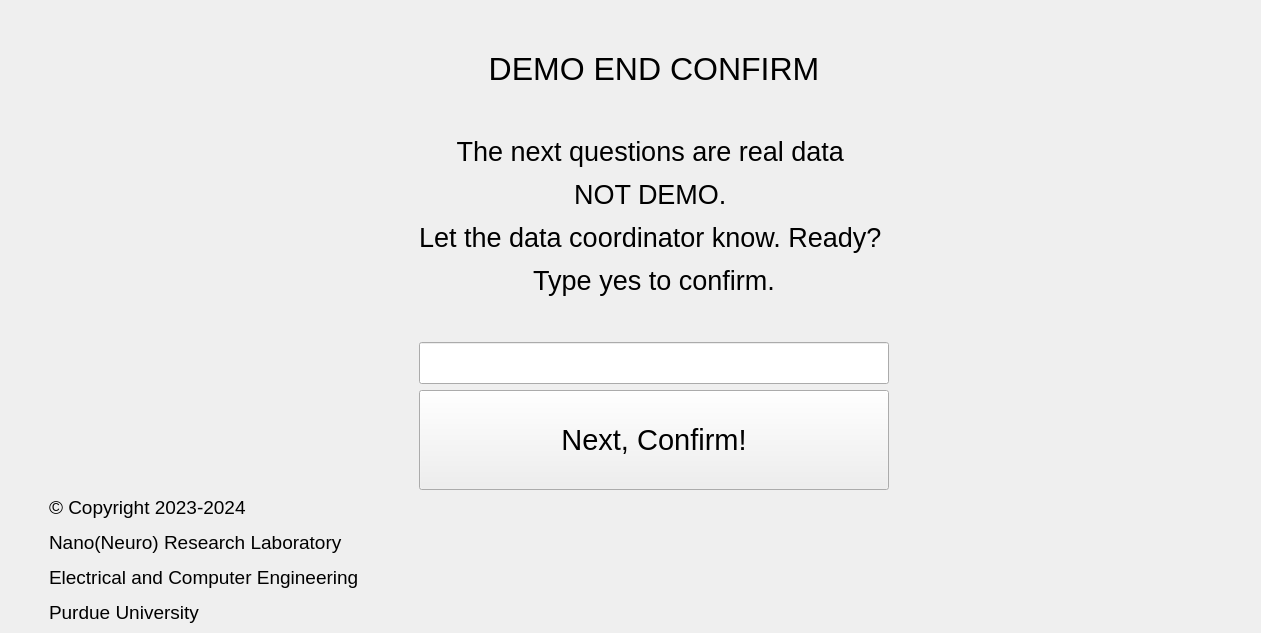
<?xml version="1.0" encoding="UTF-8"?>
<ui version="4.0">
 <class>MainWindow</class>
 <widget class="QMainWindow" name="MainWindow">
  <property name="geometry">
   <rect>
    <x>0</x>
    <y>0</y>
    <width>1261</width>
    <height>633</height>
   </rect>
  </property>
  <property name="windowTitle">
   <string>MainWindow</string>
  </property>
  <widget class="QWidget" name="centralwidget">
   <property name="autoFillBackground">
    <bool>true</bool>
   </property>
   <layout class="QGridLayout" name="gridLayout">
    <item row="6" column="0">
     <spacer name="horizontalSpacer_3">
      <property name="orientation">
       <enum>Qt::Horizontal</enum>
      </property>
      <property name="sizeType">
       <enum>QSizePolicy::Fixed</enum>
      </property>
      <property name="sizeHint" stdset="0">
       <size>
        <width>40</width>
        <height>20</height>
       </size>
      </property>
     </spacer>
    </item>
    <item row="0" column="2">
     <widget class="QLabel" name="welcomeLabel">
      <property name="font">
       <font>
        <family>Arial</family>
        <pointsize>24</pointsize>
       </font>
      </property>
      <property name="text">
       <string>&lt;html&gt;&lt;head/&gt;&lt;body&gt;&lt;p align=&quot;center&quot;&gt;DEMO END CONFIRM&lt;/p&gt;&lt;/body&gt;&lt;/html&gt;</string>
      </property>
     </widget>
    </item>
    <item row="4" column="3">
     <spacer name="horizontalSpacer_2">
      <property name="orientation">
       <enum>Qt::Horizontal</enum>
      </property>
      <property name="sizeType">
       <enum>QSizePolicy::Expanding</enum>
      </property>
      <property name="sizeHint" stdset="0">
       <size>
        <width>40</width>
        <height>20</height>
       </size>
      </property>
     </spacer>
    </item>
    <item row="3" column="2">
     <spacer name="verticalSpacer">
      <property name="orientation">
       <enum>Qt::Vertical</enum>
      </property>
      <property name="sizeType">
       <enum>QSizePolicy::Fixed</enum>
      </property>
      <property name="sizeHint" stdset="0">
       <size>
        <width>20</width>
        <height>40</height>
       </size>
      </property>
     </spacer>
    </item>
    <item row="4" column="1">
     <spacer name="horizontalSpacer">
      <property name="orientation">
       <enum>Qt::Horizontal</enum>
      </property>
      <property name="sizeHint" stdset="0">
       <size>
        <width>40</width>
        <height>20</height>
       </size>
      </property>
     </spacer>
    </item>
    <item row="6" column="1">
     <widget class="QLabel" name="copyrightLabel">
      <property name="text">
       <string>&lt;html&gt;&lt;head/&gt;&lt;body&gt;&lt;p&gt;&lt;span style=&quot;font-family:Arial;font-size:14pt;&quot;&gt;© Copyright 2023-2024 &lt;/span&gt;&lt;/p&gt;&lt;p&gt;&lt;span style=&quot;font-family:Arial;font-size:14pt;&quot;&gt;Nano(Neuro) Research Laboratory &lt;/span&gt;&lt;/p&gt;&lt;p&gt;&lt;span style=&quot;font-family:Arial;font-size:14pt;&quot;&gt;Electrical and Computer Engineering &lt;/span&gt;&lt;/p&gt;&lt;p&gt;&lt;span style=&quot;font-family:Arial;font-size:14pt;&quot;&gt;Purdue University&lt;/span&gt;&lt;/p&gt;&lt;/body&gt;&lt;/html&gt;</string>
      </property>
     </widget>
    </item>
    <item row="2" column="2">
     <widget class="QLabel" name="consentLabel">
      <property name="font">
       <font>
        <family>Arial</family>
        <pointsize>20</pointsize>
       </font>
      </property>
      <property name="text">
       <string>&lt;html&gt;&lt;head/&gt;&lt;body&gt;&lt;p align=&quot;center&quot;&gt;The next questions are real data &lt;/p&gt;&lt;p align=&quot;center&quot;&gt;NOT DEMO. &lt;/p&gt;&lt;p align=&quot;center&quot;&gt;Let the data coordinator know. Ready? &lt;/p&gt;&lt;p align=&quot;center&quot;&gt;Type yes to confirm.&lt;/p&gt;&lt;/body&gt;&lt;/html&gt;</string>
      </property>
     </widget>
    </item>
    <item row="4" column="2">
     <layout class="QVBoxLayout" name="verticalLayout">
      <item>
       <widget class="QLineEdit" name="confirmInput">
        <property name="font">
         <font>
          <family>Arial</family>
          <pointsize>22</pointsize>
         </font>
        </property>
       </widget>
      </item>
      <item>
       <widget class="QPushButton" name="nextButton">
        <property name="minimumSize">
         <size>
          <width>200</width>
          <height>100</height>
         </size>
        </property>
        <property name="font">
         <font>
          <family>Arial</family>
          <pointsize>22</pointsize>
         </font>
        </property>
        <property name="text">
         <string>Next, Confirm!</string>
        </property>
       </widget>
      </item>
     </layout>
    </item>
   </layout>
  </widget>
 </widget>
 <resources/>
 <connections/>
</ui>
